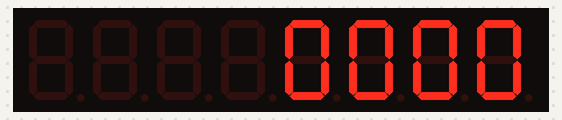
Recording of a sketch running on a simulated Arduino Uno, built with avr-gcc and run on an emulated ATmega328P. Parts: 8-digit seven-segment display.

Above: at 0.1 s.
At 5.1 s:
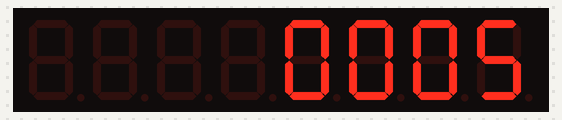
At 11.1 s:
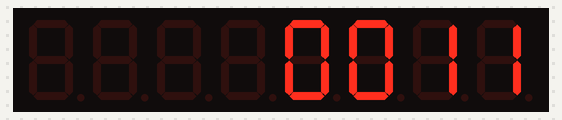
At 19.1 s:
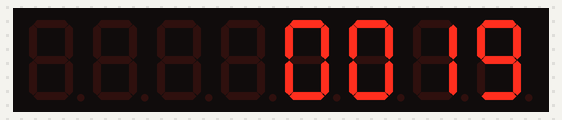
At 29.1 s:
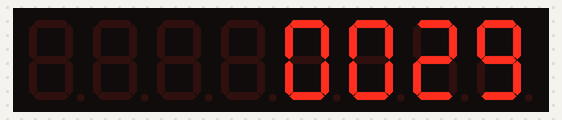
At 38.1 s:
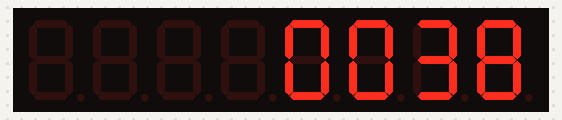

The sketch:

Display_7_segmentos.ino
```cpp
#include "LedControl.h" //Se incluye la librería
LedControl lc =LedControl(11,13,10,1);    //Se declara el objeto con los parametrosde DIN,CLK,CS Y numero de dispositivos
int segundos;
void setup() {
  lc.shutdown(0,false); // Se enciende el dispositivo 0
  lc.setIntensity(0,4);   //EL dispositivo de enciende a una intesidad de 4
  lc.clearDisplay(0);   //Se limpia el display
}

void loop() {
  segundos=millis()/1000;   //Segunds será igual a millis entre 1000
  lc.setDigit(0,0, segundos %10, false); //Se escriben los valores de los segundos
  lc.setDigit(0,1, (segundos/10) %10, false);
  lc.setDigit(0,2, (segundos/100), false);
  lc.setDigit(0,3, (segundos/1000), false);
delay(1000);
}
```

Measured:
- what the display in image 2 shows lasts 1.0 s, from 11.0 s to 12.0 s
